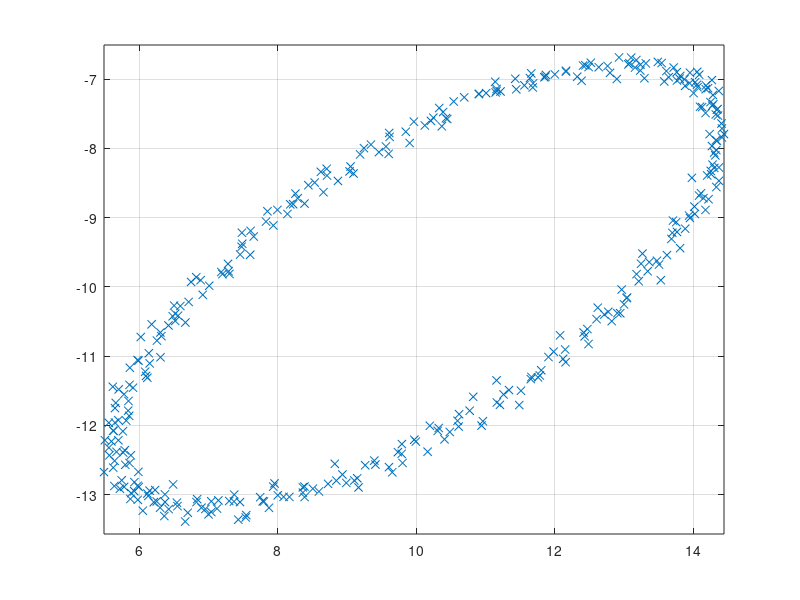

Write the MATLAB code that produced this figure. (Note: this script raises an error after producing the figure.)
close all;
clear variables;
clc;

xc = 10;
yc = -10;
a = 5;
b = 2;
tau = 33;

angles = 1:360;
nAngles = length(angles);
rotMat = [cosd(tau) -sind(tau); sind(tau) cosd(tau)];
cVec = [xc; yc];

res = repmat(cVec,1,nAngles) + rotMat*[a*cosd(angles); b*sind(angles)] + 0.1*randn(2,nAngles);

figure;
hold on; grid on; box on;
plot(res(1,:),res(2,:),'x');
axis square; axis equal;

% Fit an ellipse
est = fitEllipse(res(1,:)',res(2,:)');

A = est(1);
B = est(2);
C = est(3);
D = est(4);
E = est(5);
F = est(6);

M0 = [F D/2 E/2; D/2 A B/2; E/2 B/2 C];
M = [A B/2; B/2 C];
eVal = sort(eig(M));

aEst = sqrt(-det(M0)/(det(M)*eVal(1)));
bEst = sqrt(-det(M0)/(det(M)*eVal(2)));
xcEst = (B*E - 2*C*D)/(4*A*C - B^2);
ycEst = (B*D - 2*A*E)/(4*A*C - B^2);
tauEst = acotd((A-C)/B)/2;

rotMatEst = [cosd(tauEst) -sind(tauEst); sind(tauEst) cosd(tauEst)];
cVecEst = [xcEst; ycEst];

angles = 1:360; nAngles = length(angles);
resEll = repmat(cVecEst,1,nAngles) + rotMatEst*[aEst*cosd(angles); bEst*sind(angles)];

plot(resEll(1,:),resEll(2,:),'g');



%% 'Reshape' the ellipse into a circle

resCirc = diag([1/aEst, 1/bEst])*inv(rotMatEst)*(resEll - repmat([xcEst; ycEst],1,size(resEll,2)));

xNew = resCirc(1,:);
yNew = resCirc(2,:);

figure;
hold on; grid on; box on;
plot(xNew,yNew,'og');
axis square;

resEllHomog = [resEll; ones(1,size(resEll,2))];

Tr = [1 0 -xcEst; 0 1 -ycEst; 0 0 1];
Rot = [inv(rotMatEst) zeros(2,1); zeros(1,2) 1];
Sc = [1/aEst 0 0; 0 1/bEst 0; 0 0 1];
M = Sc*Rot*Tr;

resCircHomog = M*resEllHomog;

figure; 
hold on; grid on; box on;
plot(resCircHomog(1,:), resCircHomog(2,:),'c^');
axis equal;

